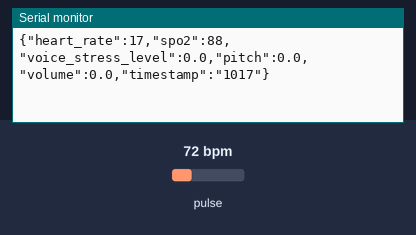
Bench run of a sketch on a simulated Arduino Uno, built with avr-gcc and run on an emulated ATmega328P. Parts: the last lines printed to the serial monitor. The inputs (shaded band) are chosen by the test bench; at power-on: pulse 72 bpm.

Above: at 1.2 s.
1.3 s: pulse set to 42 bpm
At 1.9 s:
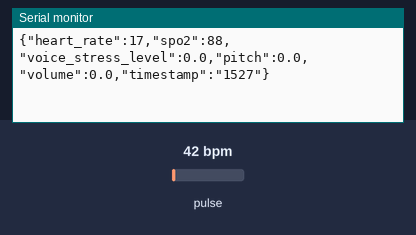
2.8 s: pulse set to 70 bpm
At 3.5 s:
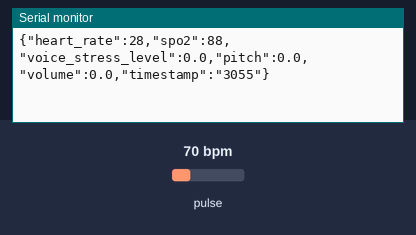
Timing chart, 0 to 5.8 s (numbered marks = the images above; inputs shaded):
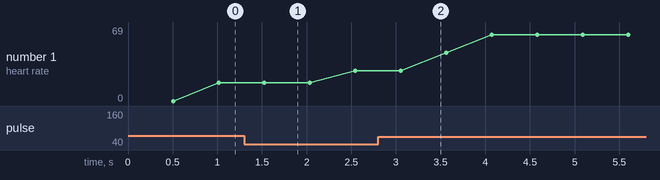

Measured:
- plotted number 1: 17 → 28 after the input at 1.3 s, 28 → 69 after the input at 2.8 s

The sketch:

vocalguard_sensor.ino
```cpp
/*
 * VocalGuard — MAX30102 Sensor Reader
 * Arduino Uno + MAX30102 (SpO2 & Heart Rate)
 *
 * Wiring:
 *   MAX30102 VIN  → Arduino 3.3V
 *   MAX30102 GND  → Arduino GND
 *   MAX30102 SDA  → Arduino A4
 *   MAX30102 SCL  → Arduino A5
 *
 * Outputs JSON over Serial at 115200 baud:
 *   {"heart_rate":75,"spo2":98,"voice_stress_level":0.0,"timestamp":"millis"}
 *
 * Required Library: SparkFun MAX3010x Pulse and Proximity Sensor Library
 *   Install via: Arduino IDE → Sketch → Include Library → Manage Libraries
 *   Search: "SparkFun MAX3010x" and install it.
 */

#include <Wire.h>
#include "MAX30105.h"           // SparkFun MAX3010x library (works for MAX30102)
#include "heartRate.h"          // Heart rate calculation algorithm

MAX30105 particleSensor;

// ── Heart Rate Detection ──
const byte RATE_SIZE = 4;       // Moving average window
byte rates[RATE_SIZE];
byte rateSpot = 0;
long lastBeat = 0;
float beatsPerMinute = 0;
int beatAvg = 0;

// ── SpO2 Variables ──
long irValue = 0;
long redValue = 0;
int spo2 = 0;

// ── Timing ──
unsigned long lastSendTime = 0;
const unsigned long SEND_INTERVAL = 500;  // Send data every 500ms

void setup() {
    Serial.begin(115200);
    Serial.println("{\"status\":\"initializing\"}");

    // Initialize MAX30102
    if (!particleSensor.begin(Wire, I2C_SPEED_FAST)) {
        Serial.println("{\"error\":\"MAX30102 not found. Check wiring.\"}");
        while (1);  // Halt if sensor not found
    }

    // Configure sensor
    particleSensor.setup();                     // Default settings
    particleSensor.setPulseAmplitudeRed(0x0A);  // Low red LED for proximity detection
    particleSensor.setPulseAmplitudeGreen(0);   // Turn off green LED

    // For SpO2 reading, configure both LEDs
    particleSensor.enableDIETEMPRDY();          // Enable die temperature reading

    Serial.println("{\"status\":\"ready\"}");
}

void loop() {
    // Read sensor values
    irValue = particleSensor.getIR();
    redValue = particleSensor.getRed();

    // ── Heart Rate Detection ──
    if (checkForBeat(irValue) == true) {
        long delta = millis() - lastBeat;
        lastBeat = millis();

        beatsPerMinute = 60 / (delta / 1000.0);

        // Only accept reasonable heart rates
        if (beatsPerMinute > 20 && beatsPerMinute < 255) {
            rates[rateSpot++ % RATE_SIZE] = (byte)beatsPerMinute;

            // Calculate average
            beatAvg = 0;
            for (byte x = 0; x < RATE_SIZE; x++) {
                beatAvg += rates[x];
            }
            beatAvg /= RATE_SIZE;
        }
    }

    // ── SpO2 Estimation ──
    // Simplified SpO2 calculation from IR and Red LED ratio
    if (irValue > 50000) {  // Finger is detected
        float ratio = (float)redValue / (float)irValue;
        // Linear approximation of SpO2 (simplified)
        spo2 = constrain((int)(104 - 17 * ratio), 0, 100);
    } else {
        spo2 = 0;  // No finger detected
    }

    // ── Send JSON every SEND_INTERVAL ms ──
    if (millis() - lastSendTime >= SEND_INTERVAL) {
        lastSendTime = millis();

        // Only send valid data (finger must be on sensor)
        if (irValue > 50000) {
            Serial.print("{\"heart_rate\":");
            Serial.print(beatAvg);
            Serial.print(",\"spo2\":");
            Serial.print(spo2);
            Serial.print(",\"voice_stress_level\":0.0");  // Calculated by frontend mic
            Serial.print(",\"pitch\":0.0");                // Calculated by frontend mic
            Serial.print(",\"volume\":0.0");               // Calculated by frontend mic
            Serial.print(",\"timestamp\":\"");
            Serial.print(millis());
            Serial.println("\"}");
        } else {
            // No finger — send status message
            Serial.println("{\"status\":\"no_finger\",\"message\":\"Place finger on sensor\"}");
        }
    }
}
```
